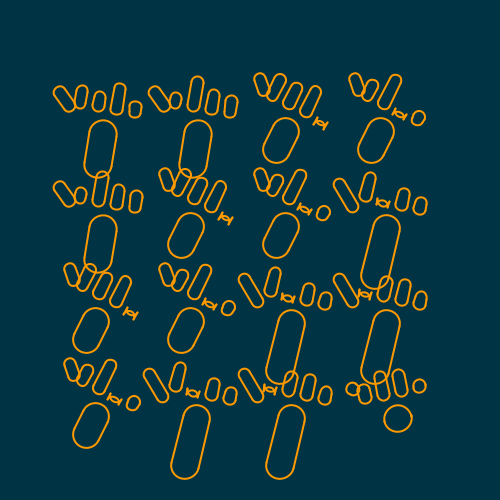
Frame 1 (no input)
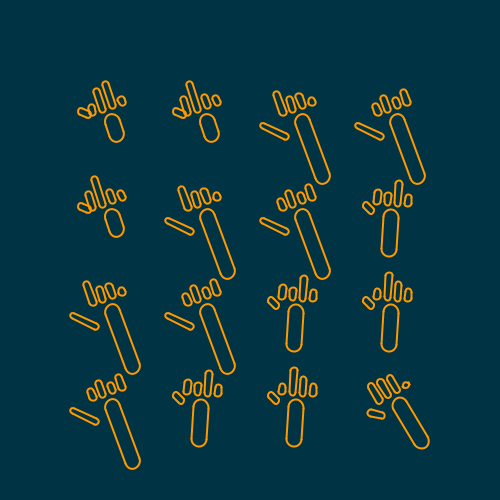
Frame 60 (the mouse pressed at the canvas centre just before this capture)
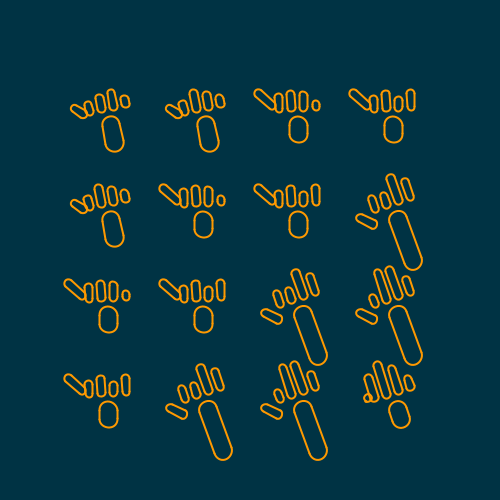
Frame 120 (the mouse held since frame 60 and released just before this capture)

The Processing sketch that drew these frames (run headless with seeded random() and noise(); from frame 60 on, the mouse is pressed at the canvas centre):

// Processing sketch: day_3
// ── day_3.pde
// (c) 2021 Joseph HENRY
// This code is licensed under MIT license (see LICENSE for details)

/**
 * Stadium shape
 * See : https://en.wikipedia.org/wiki/Stadium_(geometry)
 */
void stadium(float x, float y, float width, float height, float rotation) {
  float bodyWidth = (width - height);
  float diameter = width - bodyWidth;

  push();
  translate(x, y);
  rotate(rotation);

  line(-bodyWidth / 2, -height / 2, bodyWidth / 2, -height / 2);
  line(-bodyWidth / 2, height / 2, bodyWidth / 2, height / 2);

  arc(-bodyWidth / 2, 0, diameter, diameter, HALF_PI, PI + HALF_PI);
  arc(bodyWidth / 2, 0, diameter, diameter, -HALF_PI, HALF_PI);

  pop();
}

/**
 * Prodecural hand (too much proceduralism... ;)
 */
void hand(float x, float y, float width, float height, float rotation, float fingersRatio[], float thumbRatio, float palmRatio) {
  float totalFingersHeight = height / 2;
  float nFingers = fingersRatio.length;

  float fingersGap = width / 10;
  float fingersWidth = (width - fingersGap * (nFingers - 1)) / nFingers;

  float fingerStartX = -width / 2 + fingersWidth / 2;

  // style
  noFill();
  stroke(#ff9900);
  strokeWeight(2);

  // transform
  push();
  translate(x, y);
  rotate(rotation);

  // fingers
  for (int i = 0; i < fingersRatio.length; i++) {
    float fingerHeight = fingersRatio[i] * totalFingersHeight;
    float yOffset = (fingerHeight - fingersWidth) / 2;
    stadium(fingerStartX + i * (fingersWidth + fingersGap), -yOffset, fingerHeight, fingersWidth, HALF_PI);
  }

  // hand palm
  float palmHeight = height * palmRatio;
  float palmOffsetY = palmHeight / 2 + fingersGap * 2;
  stadium(0, palmOffsetY, palmHeight, width * 0.4, HALF_PI);

  // thumb
  float thumbHeight = thumbRatio * totalFingersHeight;
  float thumbOffset = thumbHeight / (2 * sqrt(2));
  stadium(-width / 2 - thumbOffset, palmOffsetY - width / 2 - thumbOffset, thumbHeight, fingersWidth, QUARTER_PI);

  pop();
}

float margin = 60;
float nHands = 4;
float offset = 0;

float[] defaultFingersRatio = {0.8, 1, 0.9, 0.6};

void setup() {
  size(500, 500);
}

void draw() {
  background(#003344);

  

  float maxHandSize = (width - 2 * margin) / nHands;

  for (int i = 0; i < nHands; i++) {
    float x = margin + maxHandSize / 2 + i * maxHandSize;
    for (int j = 0; j < nHands; j++) {
      float noiseOffset = (i + j) / 2;

      float fingersRatio[] = new float[4];
      for (int index = 0; index < fingersRatio.length; index++) {
        fingersRatio[index] = noise(offset + (i + j + index) * 100) * defaultFingersRatio[index];
      }

      float thumbRatio = noise(offset + noiseOffset);
      float palmRatio = noise(offset - noiseOffset);

      float y = margin + maxHandSize / 2 + j * maxHandSize;
      float rotation = QUARTER_PI * ((noise(offset + noiseOffset * 2) * 2) - 1);

      hand(x, y, maxHandSize * (noise(offset) + 0.1), maxHandSize, rotation, fingersRatio, thumbRatio, palmRatio);
    }
  }

  offset += 0.05;
}
